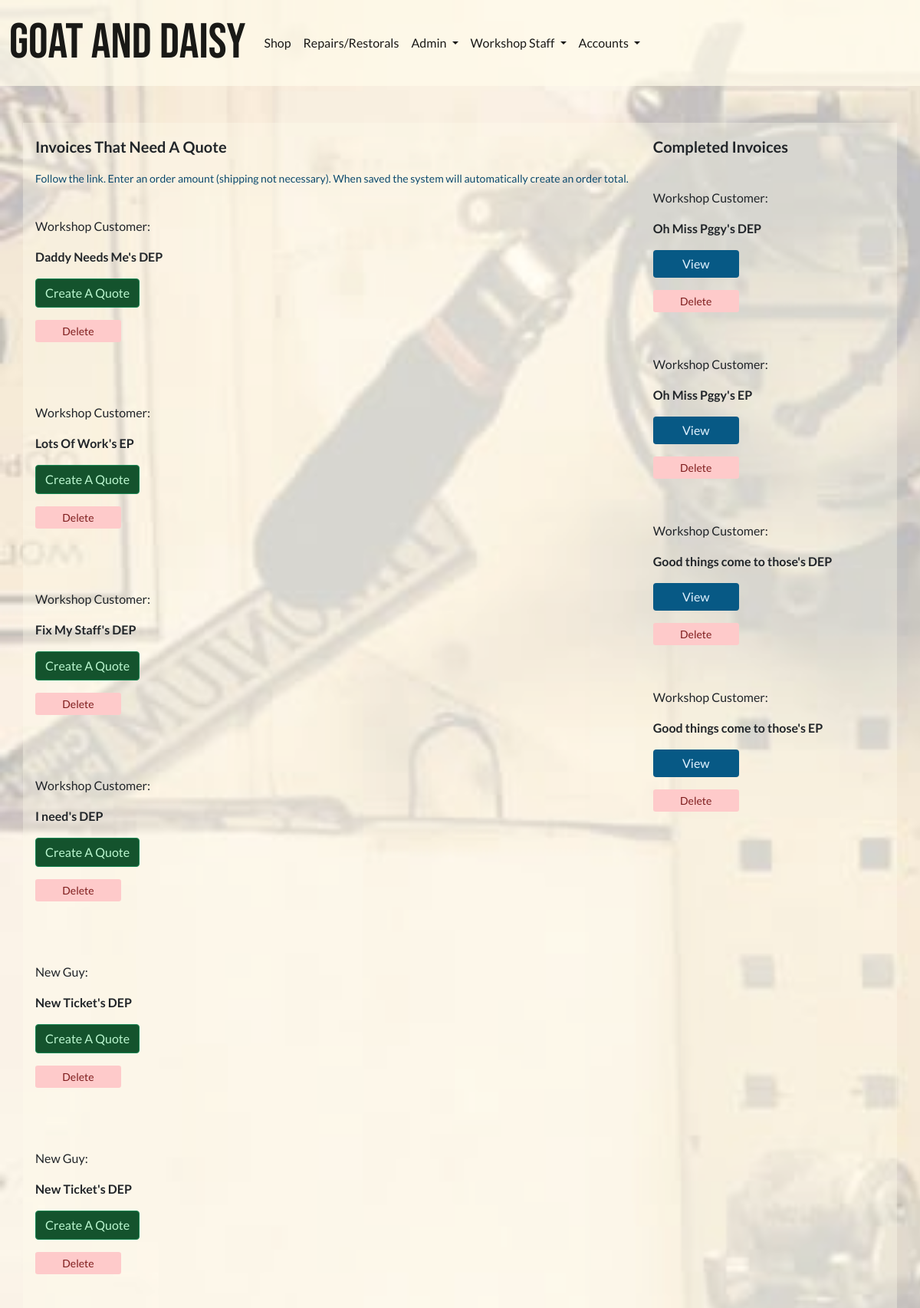
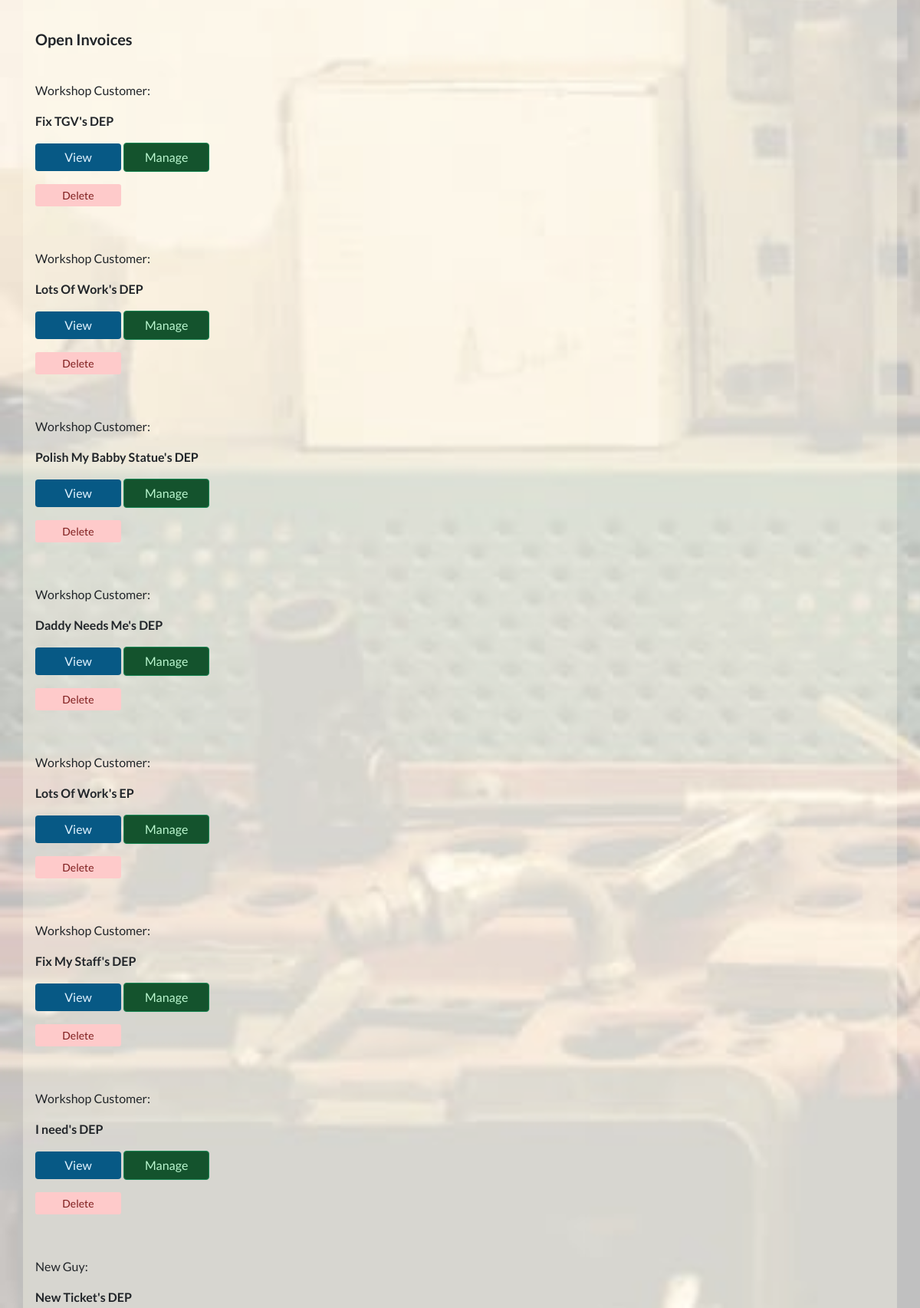
Page /workshop/all_customer_invoices/ (signed in, upper part) on the committed database (2 pictures, top to bottom).
### invoices/models.py (models this page shows, shortened)
class BaseInvoice(models.Model):
    date_created = models.DateField(auto_now_add=True)
    order_number = models.CharField(max_length=100, editable=False)
    full_name = models.CharField(max_length=100, null=True, blank=True)
    email = models.EmailField(null=True, blank=True)
    address1 = models.CharField(max_length=100, null=True, blank=True)
    address2 = models.CharField(max_length=100, null=True, blank=True)
    postcode = models.CharField(max_length=40, null=True, blank=True)
    town_or_city = models.CharField(max_length=40, null=True, blank=True)
    country = models.CharField(max_length=40, null=True, blank=True)
    notes = models.TextField(null=True, blank=True)
    order_amount = models.DecimalField(
        max_digits=12, decimal_places=2, default=0)
    shipping_cost = models.DecimalField(
        max_digits=12, decimal_places=2, default=0)
    order_total = models.DecimalField(
        max_digits=12, decimal_places=2, default=0)
    is_completed = models.BooleanField(default=False)
    paid_on = models.DateTimeField(null=True, blank=True)

class WorkshopCustomerInvoice(BaseInvoice):
    PAYMENT_CHOICES = [
        ('DEP', 'Deposit'),
        ('EP', 'End Payment'),
        ('SPT', 'Single Payment Total'),
        ('SP', 'Supplementary Payment'),
    ]
    service_ticket = models.ForeignKey(ServiceTicket, on_delete=models.CASCADE)
    payment_type = models.CharField(max_length=25, choices=PAYMENT_CHOICES)
    installment_paid = models.BooleanField(default=False)
    def __str__(self):
        return self.service_ticket.title + "'s" + " " + self.payment_type

class BaseInvoice(models.Model):
    date_created = models.DateField(auto_now_add=True)
    order_number = models.CharField(max_length=100, editable=False)
    full_name = models.CharField(max_length=100, null=True, blank=True)
    email = models.EmailField(null=True, blank=True)
    address1 = models.CharField(max_length=100, null=True, blank=True)
    address2 = models.CharField(max_length=100, null=True, blank=True)
    postcode = models.CharField(max_length=40, null=True, blank=True)
    town_or_city = models.CharField(max_length=40, null=True, blank=True)
    country = models.CharField(max_length=40, null=True, blank=True)
    notes = models.TextField(null=True, blank=True)
    order_amount = models.DecimalField(
        max_digits=12, decimal_places=2, default=0)
    shipping_cost = models.DecimalField(
        max_digits=12, decimal_places=2, default=0)
    order_total = models.DecimalField(
        max_digits=12, decimal_places=2, default=0)
    is_completed = models.BooleanField(default=False)
    paid_on = models.DateTimeField(null=True, blank=True)

### repairs_restorals/models.py (models this page shows, shortened)
class ServiceTicket(models.Model):
    customer = models.ForeignKey(
        Customer, related_name='service_ticket', on_delete=models.CASCADE)
    workshop_staff_responsible = models.ForeignKey(
        StaffMember, related_name='staff_tickets', on_delete=models.CASCADE)
    title = models.CharField(max_length=255)
    date_created = models.DateField(auto_now_add=True, editable=False)
    last_updated = models.DateField(auto_now=True, editable=False)
    service_description = models.TextField()
    link_to_desired_materials_1 = models.URLField(null=True, blank=True)
    link_to_desired_materials_2 = models.URLField(null=True, blank=True)
    link_to_desired_materials_3 = models.URLField(null=True, blank=True)
    is_completed = models.BooleanField(default=False)
    has_invoice = models.BooleanField(default=False)

### repairs_restorals/views.py (the view)
# urls.py: path('all_customer_invoices/', views.AllCustomerInvoices.as_view(),
class AllCustomerInvoices(GroupRequiredMixin, ListView):
    group_required = [u'Workshop Staff']
    model = WorkshopCustomerInvoice
    template_name = 'repairs_restorals/all_customer_invoices.html'
    context_object_name = "invoices"

### invoices/contexts.py (called while the page is built, shortened)
def shopping_cart(request):
    template_cart = []
    products_count = 0
    order_amount = 0
    shipping = 0
    cart = request.session.get('cart', {})
    for item in enumerate(template_cart):
        products_count += 1
    order_total = order_amount + shipping
    stripe_total = round(order_total * 100)
    context = {
        'template_cart': template_cart,
        'products_count': products_count,
        'order_amount': order_amount,
        'shipping': shipping,
        'order_total': order_total,
        'stripe_total': stripe_total,
    }
    return context

### profiles/group_mixin_decorator.py (called while the page is built)
    def dispatch(self, request, *args, **kwargs):
        if not request.user.is_authenticated:
            raise PermissionDenied
        else:
            user_groups = []
            for group in request.user.groups.values_list('name', flat=True):
                user_groups.append(group)
            if len(set(user_groups).intersection(self.group_required)) <= 0:
                raise PermissionDenied
        return super(GroupRequiredMixin, self).dispatch(request, *args, **kwargs)

### profiles/templatetags/user_in_group_tag.py (called while the page is built)
@register.filter(name='has_group')
def has_group(user, group_name):
    try:
        group = Group.objects.get(name=group_name)
    except Group.DoesNotExist:
        return False
    return group in user.groups.all()

### repairs_restorals/templates/repairs_restorals/all_customer_invoices.html (shortened to what this page needs)
{% extends 'base.html' %}
{% load static %}
{% block extra_css %}
<link rel="stylesheet" href="{% static 'css/workshop_bg_image_trans.css' %}">
{% endblock %}
{% block content %}
<div class="row">
    <div class="col transparent-card">
        <p class="lead"><strong>Invoices That Need A Quote</strong></p>
<p class="small text-muted">Follow the link. Enter an order amount (shipping not
    necessary). When saved the system will automatically create an order total.
</p>
{% for invoice in invoices %}
{% if not invoice.order_total %}
<br>
<p>{{ invoice.full_name }}:</p>
<p><strong>{{ invoice }}</strong></p>
<a href="{% url 'admin_customer_invoice' invoice.id %}"
    class="btn btn-success btn-space-below">Create A Quote
</a>
<p>
    <a href="{% url 'delete_customer_invoice' invoice.id %}"
        class="btn btn-danger btn-sm btn-space-below">Delete
    </a>
</p>
<br>
{% endif %}
{% endfor %}
<br>
<p class="lead"><strong>Open Invoices</strong></p>
{% for invoice in invoices %}
{% if not invoice.is_completed%}
<br>
<p>{{ invoice.full_name }}:</p>
<p><strong>{{ invoice }}</strong></p>
<a href="{% url 'customer_invoice_detail' invoice.id %}" class="btn btn-info btn-space-below">View
</a>
<a href="{% url 'admin_customer_invoice' invoice.id %}" class="btn btn-success btn-space-below">Manage
</a>
<p>
    <a href="{% url 'delete_customer_invoice' invoice.id %}"
        class="btn btn-danger btn-sm btn-space-below">Delete
    </a>
</p>
{% endif %}
{% endfor %}
    </div>
    <div class="col transparent-card">
        <p class="lead"><strong>Completed Invoices</strong></p>
{% for invoice in invoices %}
{% if invoice.is_completed %}
<br>
<p>{{ invoice.full_name }}:</p>
<p><strong>{{ invoice }}</strong></p>
<a href="{% url 'customer_invoice_detail' invoice.id %}" class="btn btn-info btn-space-below">
    View
</a>
<p>
    <a href="{% url 'delete_customer_invoice' invoice.id %}"
        class="btn btn-danger btn-sm btn-space-below">Delete
    </a>
</p>
{% endif %}
{% endfor %}
    </div>
</div>
{% endblock %}

### static/css/site_base_custom.css (style rules this page uses)
body { background-color: var(--amber-100); font-family: "Lato", sans-serif; }
.btn { min-width: 7rem; }
.btn-warning, .btn-info { background-color: var(--sky-800); color: var(--sky-100); border: unset; }
.btn-success { background-color: var(--green-900); color: var(--green-200); }
.btn-danger { background-color: var(--red-200); color: var(--red-900); border: unset; }
.btn-space-below { margin-bottom: 1rem; }
a { color: var(--sky-800); font-weight: 400; }
.lead { font-weight: 400; }
.text-muted { color: var(--sky-900) !important; }
.transparent-card { background-color: #fffbeb5d; min-width: fit-content; padding: 1rem; }

### static/css/workshop_bg_image_trans.css (style rules this page uses)
body { background-image: url("../img/workshop-25-flip.jpg"); background-repeat: no-repeat; background-size: cover; background-attachment: fixed; }

### rows in the picture
WorkshopCustomerInvoice: full_name "Workshop Customer", service_ticket+payment_type "Daddy Needs Me's DEP"
WorkshopCustomerInvoice: full_name "Workshop Customer", service_ticket+payment_type "Lots Of Work's EP"
WorkshopCustomerInvoice: full_name "Workshop Customer", service_ticket+payment_type "Fix My Staff's DEP"
WorkshopCustomerInvoice: full_name "Workshop Customer", service_ticket+payment_type "I need's DEP"
WorkshopCustomerInvoice: full_name "New Guy", service_ticket+payment_type "New Ticket's DEP"
WorkshopCustomerInvoice: full_name "New Guy", service_ticket+payment_type "New Ticket's DEP"
WorkshopCustomerInvoice: full_name "Workshop Customer", service_ticket+payment_type "Fix TGV's DEP"
WorkshopCustomerInvoice: full_name "Workshop Customer", service_ticket+payment_type "Lots Of Work's DEP"
WorkshopCustomerInvoice: full_name "Workshop Customer", service_ticket+payment_type "Polish My Babby Statue's DEP"
WorkshopCustomerInvoice: full_name "Workshop Customer", service_ticket+payment_type "Oh Miss Pggy's DEP"
WorkshopCustomerInvoice: full_name "Workshop Customer", service_ticket+payment_type "Oh Miss Pggy's EP"
WorkshopCustomerInvoice: full_name "Workshop Customer", service_ticket+payment_type "Good things come to those's DEP"
WorkshopCustomerInvoice: full_name "Workshop Customer", service_ticket+payment_type "Good things come to those's EP"
